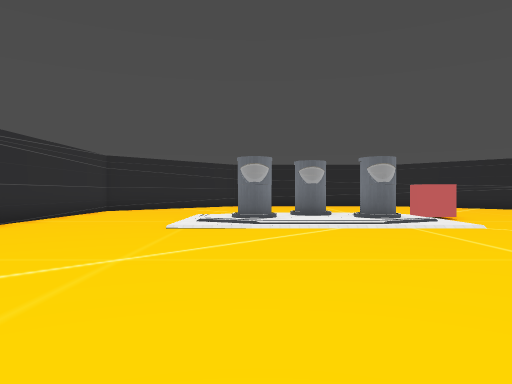
View 1 (above)

15 first-person views from a walk through a level from a Godot 3-D game. The camera is 1.5 m above the floor, looks level and sees 70° across. The floor is counted in squares, 2 m on a side. Each view is taken from the middle of a square. On the plan, view 1 faces up. The plan holds only what a view shows up to about 11 squares ahead; the rest is blank. The place goes on beyond the plan. Some surface patterns are stand-ins.

View 2
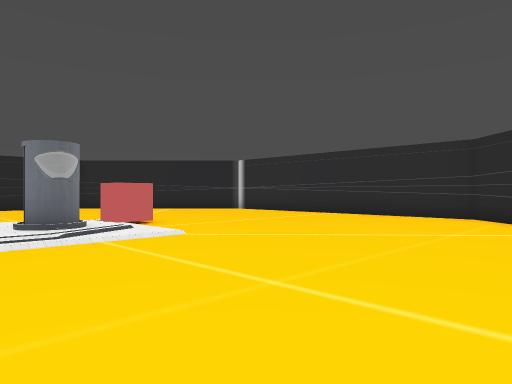

View 3
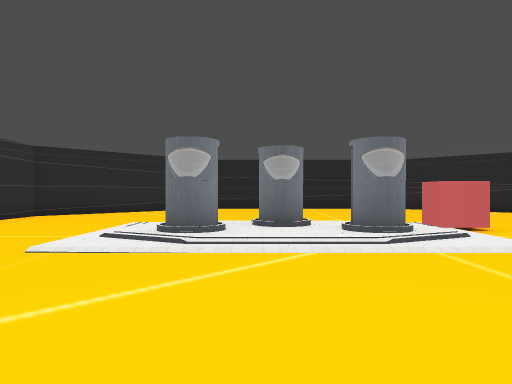

View 4
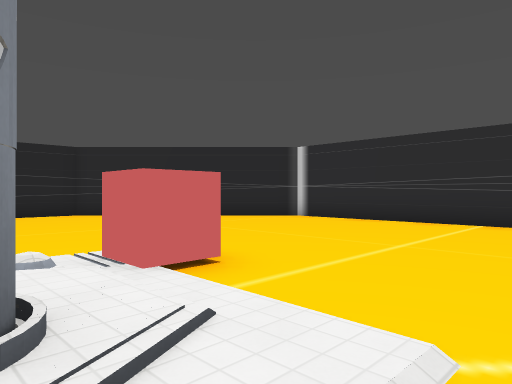

View 5
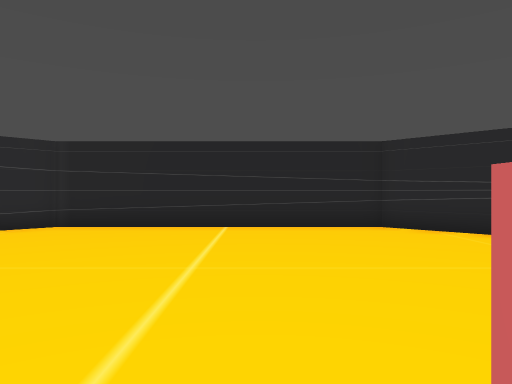

View 6
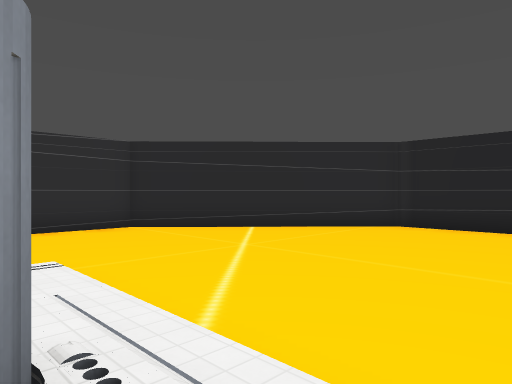

View 7
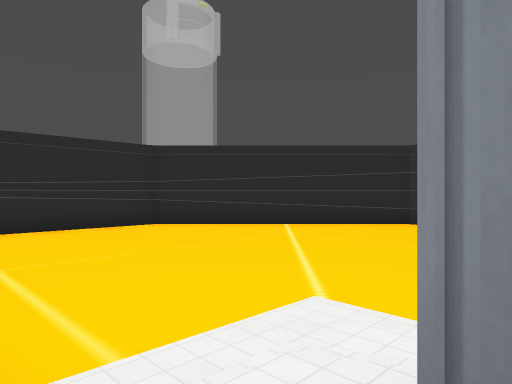

View 8
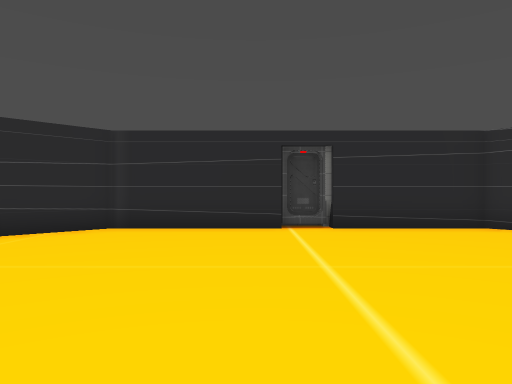

View 9
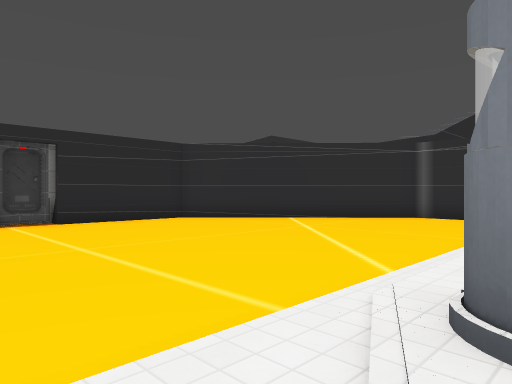

View 10
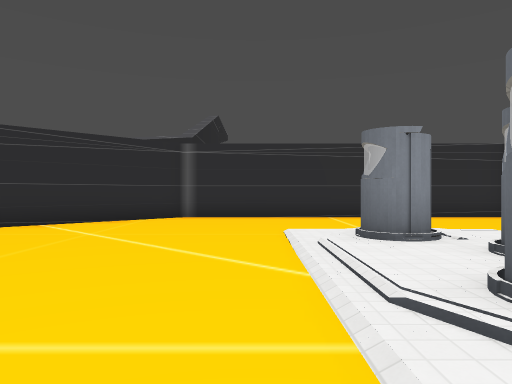

View 11
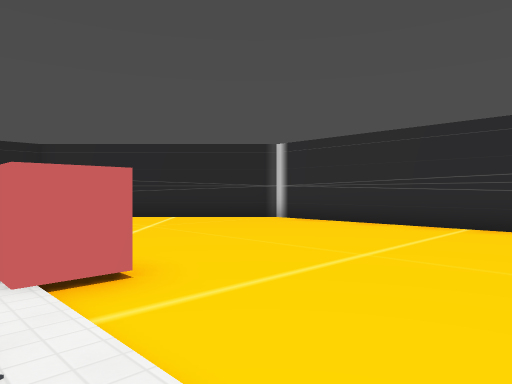

View 12
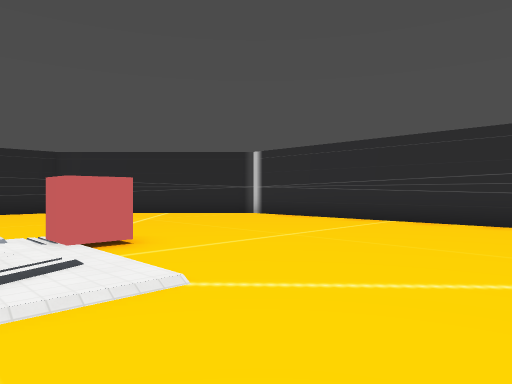

View 13
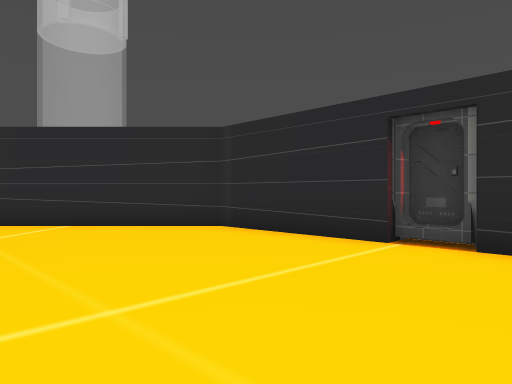

View 14
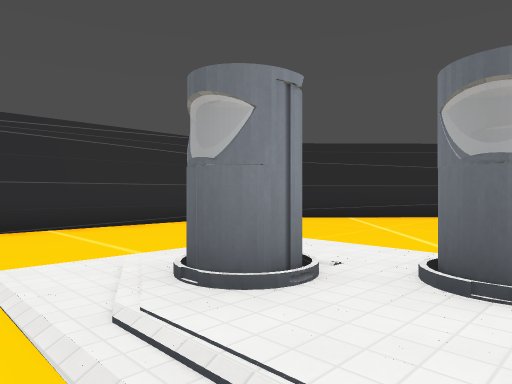

View 15
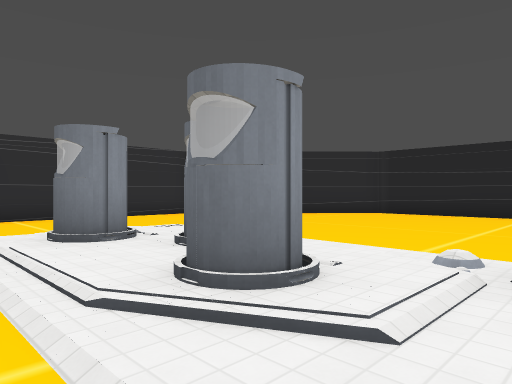

### Floor plan
Key: @ floor where view 1 was taken; # wall or solid block; . main floor; : floor 0.25 m higher than the main floor; / step, stairs or slope; B block.
Columns run from 6 left of view 1 to 13 right of it. Each row starts with its distance up from view 1.
 20     ###########
 19    ##.........##
 18   ##...........##
 17  ##.............##
 16 ##...............##
 15 #.................##
 14 #..................#
 13 #..................#
 12 #..................#
 11 #...///////B.......#
 10 #...//://:/B.......#
  9 #.../:#::#:/.......#
  8 #...///////........#
  7 #..................#
  6 #..................#
  5 #..................#
  4 ##................##
  3  ##..............##
  2   #.............##
  1   ##...........##
  0    ##.@.......##
 -1     ###########

Where each view was taken, in squares from view 1:
view 1: 0 up, 0 right, facing up
view 2: 2 up, 1 right, facing up-right
view 3: 3 up, 1 right, facing up
view 4: 7 up, 3 right, facing up-right
view 5: 10 up, 4 right, facing up
view 6: 10 up, 3 right, facing up-left
view 7: 10 up, 3 right, facing down-right
view 8: 8 up, 4 right, facing down
view 9: 9 up, 5 right, facing down-left
view 10: 7 up, 5 right, facing left
view 11: 7 up, 4 right, facing up-right
view 12: 5 up, 3 right, facing up-right
view 13: 5 up, 1 right, facing down-right
view 14: 7 up, 2 right, facing up-left
view 15: 7 up, 5 right, facing up-left
